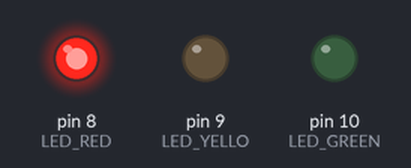
The sketch below on a simulated Arduino Uno, built with avr-gcc and run on an emulated ATmega328P. Parts: output pins drawn as LEDs (lit = HIGH).

Above: at 0.2 s.
At 1.2 s:
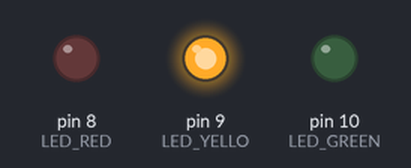
At 2.2 s:
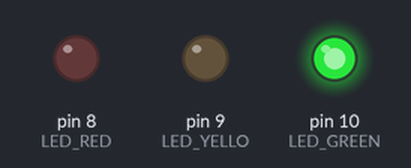
At 5.7 s:
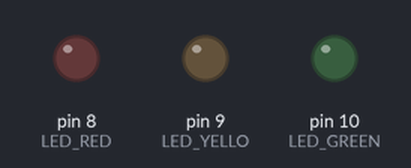
Timing chart, 0 to 6.9 s (numbered marks = the images above):
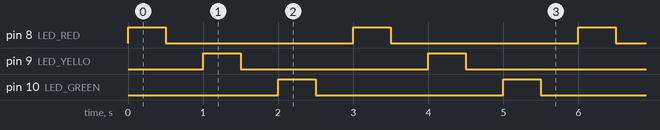

Measured:
- by itself, pin 8 (LED_RED), pin 9 (LED_YELLO), pin 10 (LED_GREEN): alternates HIGH for 0.50 s and LOW for 2.5 s
- by itself, everything shown: repeats every 3.0 s, in 6 steps

The sketch:

project.ino
```cpp
#define LED_RED 8
#define LED_YELLO 9
#define LED_GREEN 10

void setup() {
  pinMode(LED_RED, OUTPUT);
  pinMode(LED_YELLO, OUTPUT);
  pinMode(LED_GREEN, OUTPUT);
}

void loop() {
  digitalWrite(LED_RED, HIGH);
  delay(500);
  digitalWrite(LED_RED, LOW);
  delay(500);
  digitalWrite(LED_YELLO, HIGH);
  delay(500);
  digitalWrite(LED_YELLO, LOW);
  delay(500);
  digitalWrite(LED_GREEN, HIGH);
  delay(500);
  digitalWrite(LED_GREEN, LOW);
  delay(500);
}
```
